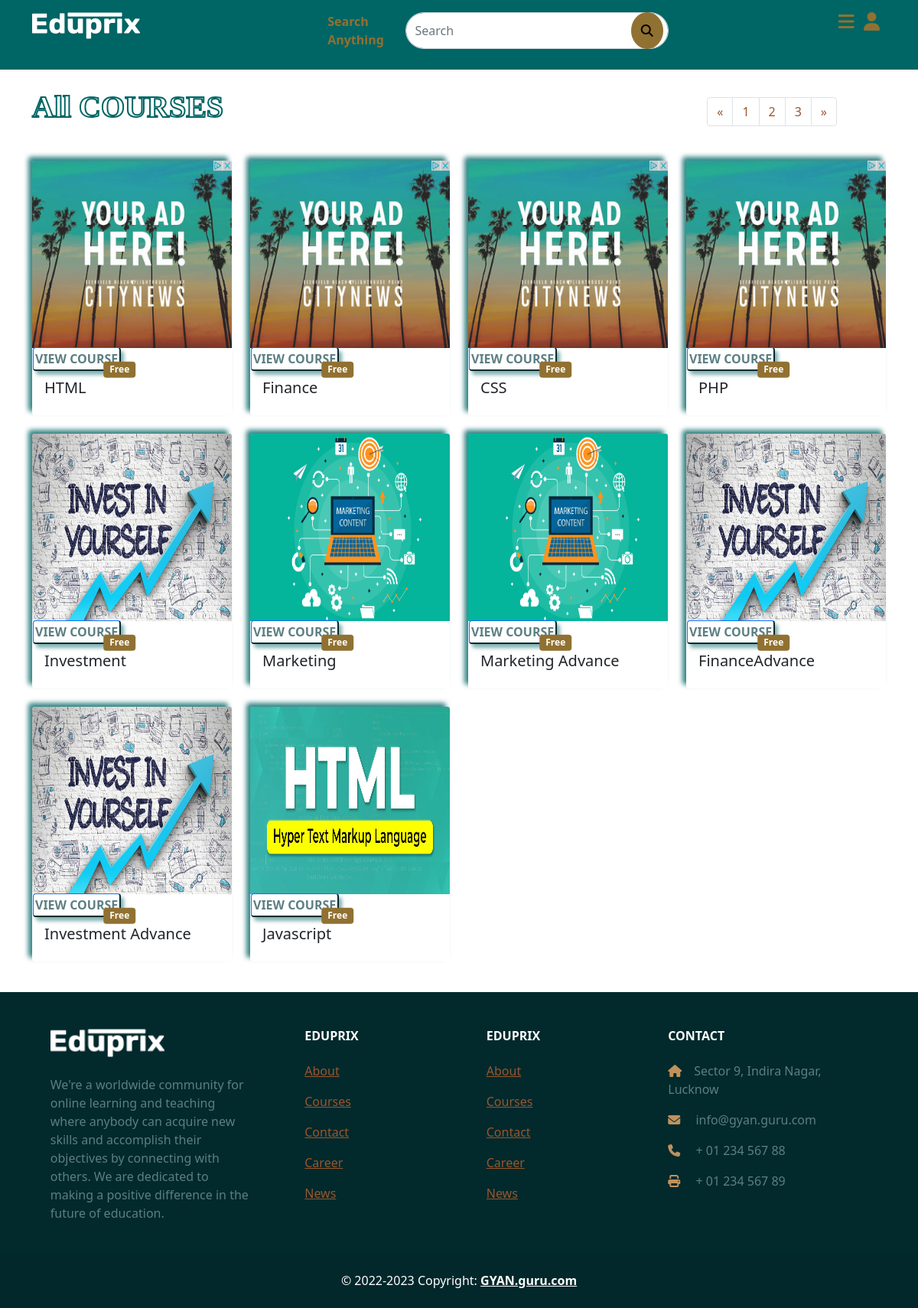
/allcourses.php, run on the app's committed database.
### tables this page shows
CREATE TABLE `posts` (
  `id` int(11) NOT NULL,
  `cat_id` int(11) DEFAULT NULL,
  `title` varchar(100) DEFAULT NULL,
  `lebal` varchar(200) DEFAULT NULL,
  `tags` varchar(100) DEFAULT NULL,
  `desc` text DEFAULT NULL,
  `image` varchar(500) DEFAULT NULL,
  `post_date` varchar(15) DEFAULT NULL,
  `category` varchar(100) NOT NULL
);

### allcourses.php (the view, shortened to what this page needs)
<?php
include 'action/config.php';
?>
<!doctype html>
<html lang="en">
<head>
  <link href="assets/css/style.css" rel="stylesheet" type="text/css">
  <link href="https://cdn.jsdelivr.net/npm/bootstrap@5.0.2/dist/css/bootstrap.min.css" rel="stylesheet">
  <link rel="stylesheet" href="https://cdnjs.cloudflare.com/ajax/libs/font-awesome/6.4.0/css/all.min.css" />
  <link href="https://cdn.jsdelivr.net/npm/bootstrap@5.0.2/dist/css/bootstrap.min.css" rel="stylesheet">
</head>
<body>
  <?php include 'header.php' ?>
  <div class="container topcourse" style="margin-top: 110px;">
    <span>
      <div class="seaside mt-5 respontopcoures">All COURSES </div>
      <nav aria-label="Page navigation example">
        <ul class="pagination page">
          <li class="page-item">
            <a class="page-link colorchange" href="#" aria-label="Previous">
              <span aria-hidden="true">&laquo;</span>
            </a>
          </li>
          <li class="page-item"><a class="page-link colorchange" href="#">1</a></li>
          <li class="page-item"><a class="page-link colorchange" href="#">2</a></li>
          <li class="page-item"><a class="page-link colorchange" href="#">3</a></li>
          <li class="page-item">
            <a class="page-link colorchange" href="#" aria-label="Next">
              <span aria-hidden="true">&raquo;</span>
            </a>
          </li>
        </ul>
      </nav>
    </span>
    <div class="row row-cols-1 row-cols-md-4 g-4 mt-3">
      <?php
      $query = "SELECT * FROM `posts`;";
      $result = $con->query($query);
      if ($result->num_rows > 0) {
        while ($row = $result->fetch_assoc()) {
      ?>
          <div class="col">
            <div class="card cardborder">
              <img src='<?php echo 'assets/imgs/' . $row['image']; ?>' class="card-img-top" alt="..." style="height: 245px;">
              <div class="card-body">
                <a href="coursedetails.php ?id=<?php echo $row['id']; ?>">
                  <button type="button" class="btn btn-primary position-relative bgi">
                    VIEW COURSE
                    <span class="position-absolute top-100 start-100 translate-middle badge">
                      Free
                    </span>
                  </button>
                </a>
                <h5 class="card-title"><?php echo $row['title'] ?></h5>
              </div>
            </div>
          </div>
      <?php
        }
      }
      ?>
    </div>
    <br>
  </div>
  <?php include 'footer.php' ?>
</body>
</html>

### header.php (shortened to what this page needs)
 <div class="container-fluid bg bggg" style="height:91px;">
    <div class="container">
        <div class="d-flex justify-content-between text-white">
            <div class="mt-3">
                <a class="navbar-brand" href="index.php"><img src="./assets/imgs/Logo (3).png" /></a>
            </div>
            <div class="mt-3 formsearch">
                <form class="d-flex" method="Get" action="search.php">
                    <span class="searcha fw-bold">Search Anything</span>
                    <input class="form-control me-2 rounded-pill"autocomplete="off" type="search" name="search" placeholder="Search" aria-label="Search" value="<?php if(isset($_GET['search']))?>">
                    <button class="btn btn-info rounded-circle searchboxbtn"  type="submit"><i class="fa-solid fa-search"></i></button>
                </form>
            </div>
            <div class="mt-3">
                <i class="fa-sharp fa-solid slidicon fa-bars fs-4 " onclick="openSidebar()"></i><span>&nbsp;<i class="fa-solid slidicon fa-user fs-4 mx-2 " onclick="opend()"></i></span>
            </div>
        </div>
    </div>
</div>

### footer.php
<footer class="text-center text-lg-start text-muted footer">
		<section class="">
			<div class="container text-center text-md-start">
				<div class="row ">
					<div class="col-md-3 col-lg-4 col-xl-3 mx-auto mb-4">
						<h6 class="text-uppercase fw-bold mb-4 mt-5">
							<a href="#"><img src="./assets/imgs/Logo (3).png" width="57%"></a>
						</h6>
						<p class="footertext">
							We're a worldwide community for online learning and teaching
							where anybody can acquire new skills and accomplish their
							objectives by connecting with others. We are dedicated to
							making a positive difference in the future of education.
						</p>
					</div>
					<div class="col-md-2 col-lg-2 col-xl-2 mx-auto mb-4">
						<h6 class="text-uppercase fw-bold mb-4 text-white mt-5">
							Eduprix
						</h6>
						<p class="text-info">
							<a href="about.php" class="colorchange ">About</a>
						</p>
						<p class="text-info">
							<a href="allcourses.php" class="colorchange ">Courses</a>
						</p>
						<p class="text-info">
							<a href="contact.php" class="colorchange ">Contact</a>
						</p>
						<p class="text-info">
							<a href="#" class="colorchange ">Career</a>
						</p>
						<p class="text-info">
							<a href="#" class="colorchange ">News</a>
						</p>
					</div>
					<div class="col-md-2 col-lg-2 col-xl-2 mx-auto mb-4">
						<h6 class="text-uppercase fw-bold mb-4 text-white mt-5">
							Eduprix
						</h6>
						<p class="text-info">
							<a href="about.php" class="colorchange ">About</a>
						</p>
						<p class="text-info">
							<a href="allcourses.php" class="colorchange ">Courses</a>
						</p>
						<p class="text-info">
							<a href="contact.php" class="colorchange ">Contact</a>
						</p>
						<p class="text-info">
							<a href="#" class="colorchange ">Career</a>
						</p>
						<p class="text-info">
							<a href="#" class="colorchange ">News</a>
						</p>
					</div>
					<div class="col-md-4 col-lg-3 col-xl-3 mx-auto mb-md-0 mb-4 mt-5 text-white">
						<h6 class="text-uppercase fw-bold mb-4">Contact</h6>
						<p class="footertext"><i class="fas fa-home me-3 iconcolorfooter"></i>Sector 9, Indira Nagar, Lucknow</p>
						<p class="footertext">
							<i class="fas fa-envelope me-3 iconcolorfooter"></i>
							info@gyan.guru.com
						</p>
						<p class="footertext"><i class="fas fa-phone me-3 iconcolorfooter"></i> + 01 234 567 88</p>
						<p class="footertext"><i class="fas fa-print me-3 iconcolorfooter"></i> + 01 234 567 89</p>
					</div>
				</div>
			</div>
		</section>
		<div class="text-center p-4 text-white" style="background-color: rgba(0, 0, 0, 0.025);">
			© 2022-2023 Copyright:
			<a class="text-reset fw-bold" href="#">GYAN.guru.com</a>
		</div>
	</footer>

### assets/css/style.css (style rules this page uses)
.bg { background-color: #006565; height: 415px; }
.bggg { position:fixed; top: 0px; z-index: 1; }
.searchboxbtn { margin-left: -13%; background-color: #917131 !important; border: 1px solid #917131 !important; }
.slidicon { color: #917131; }
.searcha { color: #917131; }
.footer { background-color: #02292C; }
.iconcolorfooter { color: #bf925c; }
.footertext { color: #5C7F83; }
.seaside { position: relative; font-size: 40px; font-weight: 600; font-family: tahoma; -webkit-text-stroke: 2px #006565; -webkit-text-fill-color: transparent; }
.colorchange { color: #99562D!important; }
.cardborder { border: none !important; box-shadow: -5px -5px 6px rgb(0, 101, 101, 0.8); }
.page { float: right; margin-top: -43px; margin-right: 64px; }
.bgi { background-color: white !important; border-right: 2px solid #02292C !important; border-bottom: 2px solid #02292C !important; color: #5C7F83!important; padding: 2px !important; margin-top: -30px; margin-left: -15px; font-weight: bold !important; box-shadow: 4px 5px 5px rgb(0, 101, 101, 0.5); }
.badge { border-radius: 0px; background-color: #917131; }

### data on the page
posts: image (picture), title "HTML"
posts: image (picture), title "Finance"
posts: image (picture), title "CSS"
posts: image (picture), title "PHP"
posts: image (picture), title "Investment"
posts: image (picture), title "Marketing"
posts: image (picture), title "Marketing Advance"
posts: image (picture), title "FinanceAdvance"
posts: image (picture), title "Investment Advance"
posts: image (picture), title "Javascript"
